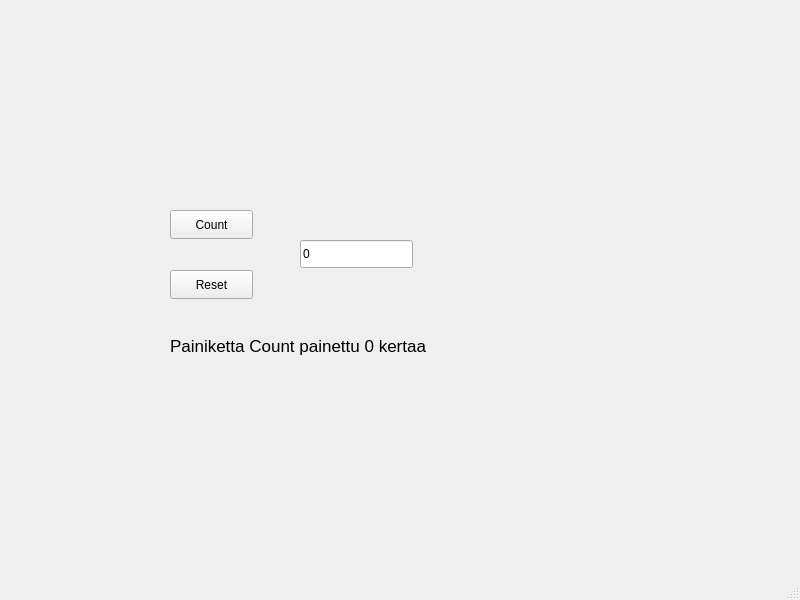
<?xml version="1.0" encoding="UTF-8"?>
<ui version="4.0">
 <class>MainWindow</class>
 <widget class="QMainWindow" name="MainWindow">
  <property name="geometry">
   <rect>
    <x>0</x>
    <y>0</y>
    <width>800</width>
    <height>600</height>
   </rect>
  </property>
  <property name="windowTitle">
   <string>MainWindow</string>
  </property>
  <widget class="QWidget" name="centralwidget">
   <widget class="QPushButton" name="btnCount">
    <property name="geometry">
     <rect>
      <x>170</x>
      <y>210</y>
      <width>83</width>
      <height>29</height>
     </rect>
    </property>
    <property name="text">
     <string>Count</string>
    </property>
   </widget>
   <widget class="QPushButton" name="btnReset">
    <property name="geometry">
     <rect>
      <x>170</x>
      <y>270</y>
      <width>83</width>
      <height>29</height>
     </rect>
    </property>
    <property name="text">
     <string>Reset</string>
    </property>
   </widget>
   <widget class="QLineEdit" name="txtResult">
    <property name="geometry">
     <rect>
      <x>300</x>
      <y>240</y>
      <width>113</width>
      <height>28</height>
     </rect>
    </property>
    <property name="text">
     <string>0</string>
    </property>
   </widget>
   <widget class="QLabel" name="labelInfo">
    <property name="geometry">
     <rect>
      <x>170</x>
      <y>330</y>
      <width>281</width>
      <height>31</height>
     </rect>
    </property>
    <property name="font">
     <font>
      <pointsize>13</pointsize>
     </font>
    </property>
    <property name="text">
     <string>Painiketta Count painettu 0 kertaa</string>
    </property>
   </widget>
  </widget>
  <widget class="QMenuBar" name="menubar">
   <property name="geometry">
    <rect>
     <x>0</x>
     <y>0</y>
     <width>800</width>
     <height>21</height>
    </rect>
   </property>
  </widget>
  <widget class="QStatusBar" name="statusbar"/>
 </widget>
 <resources/>
 <connections/>
</ui>
